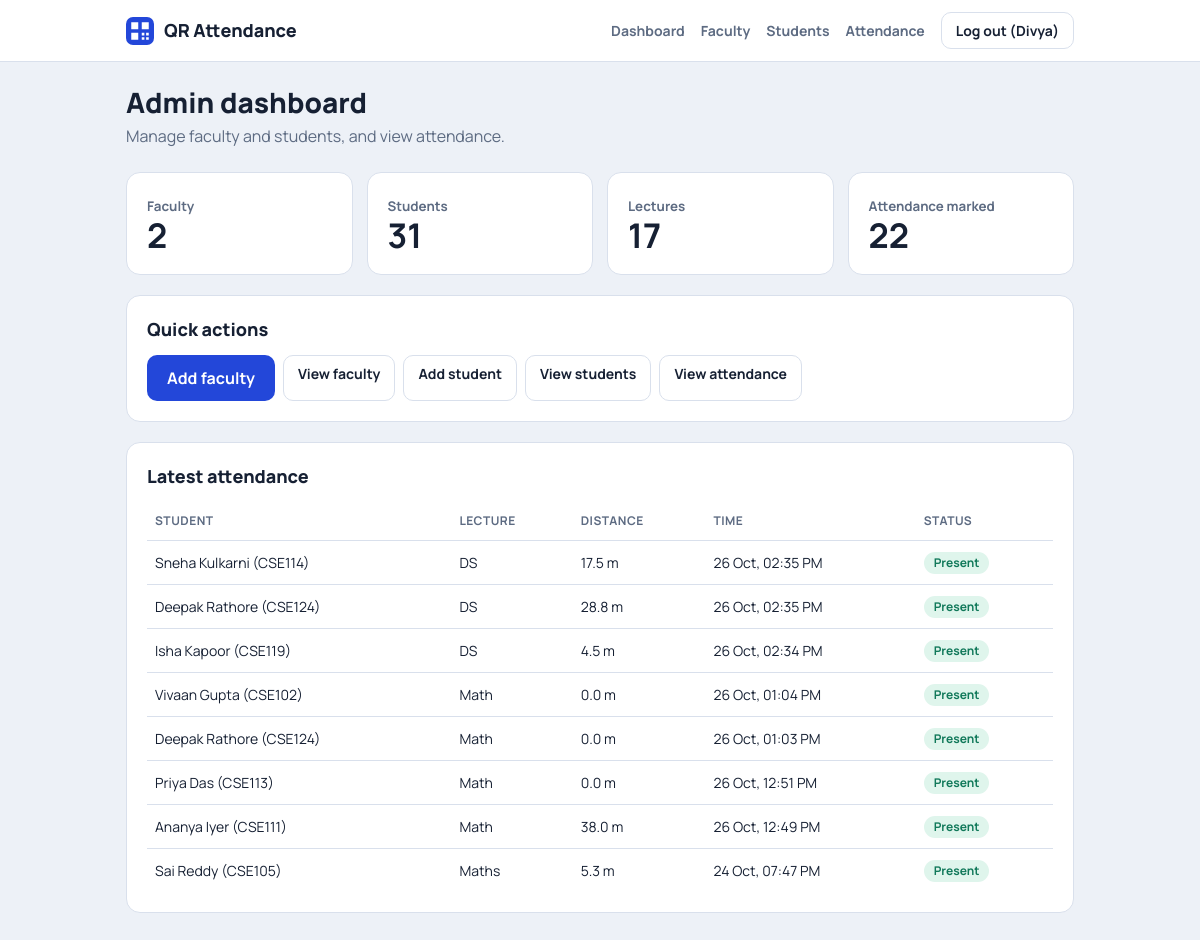
The page /panel/ (signed in) on the database its author committed.
### attendance/models.py (models this page shows, shortened)
class Attendance(models.Model):
    student = models.ForeignKey(Student, on_delete=models.CASCADE)
    session = models.ForeignKey(ClassSession, on_delete=models.CASCADE)
    marked_at = models.DateTimeField(auto_now_add=True)
    latitude = models.FloatField(null=True, blank=True)
    longitude = models.FloatField(null=True, blank=True)
    distance_m = models.FloatField(null=True, blank=True)
    class Meta:
        unique_together = ('student', 'session')

class Student(models.Model):
    user = models.OneToOneField(User, on_delete=models.CASCADE)
    roll_no = models.CharField(max_length=20, unique=True)

class ClassSession(models.Model):
    title = models.CharField(max_length=100)
    token = models.UUIDField(default=uuid.uuid4, unique=True, editable=False)
    created_by = models.ForeignKey(User, on_delete=models.CASCADE)
    created_at = models.DateTimeField(auto_now_add=True)
    expires_at = models.DateTimeField()
    room_name = models.CharField(max_length=50, blank=True, default='')
    latitude = models.FloatField(null=True, blank=True)
    longitude = models.FloatField(null=True, blank=True)
    radius_m = models.PositiveIntegerField(default=5)  # allowed distance in metres

### attendance/views.py (the view)
# urls.py: path('panel/', views.admin_home, name='admin_home'),
@admin_required
def admin_home(request):
    context = {
        'faculty_count': User.objects.filter(is_staff=True, is_superuser=False).count(),
        'student_count': Student.objects.count(),
        'session_count': ClassSession.objects.count(),
        'attendance_count': Attendance.objects.count(),
        'recent': Attendance.objects.select_related('student__user', 'session').order_by('-marked_at')[:8],
    }
    return render(request, 'attendance/admin_home.html', context)

### attendance/templates/attendance/admin_home.html (shortened to what this page needs)
{% extends 'attendance/base.html' %}
{% block content %}
<h1>Admin dashboard</h1>
<p class="sub">Manage faculty and students, and view attendance.</p>
<div class="stats">
  <div class="card"><small>Faculty</small><b>{{ faculty_count }}</b></div>
  <div class="card"><small>Students</small><b>{{ student_count }}</b></div>
  <div class="card"><small>Lectures</small><b>{{ session_count }}</b></div>
  <div class="card"><small>Attendance marked</small><b>{{ attendance_count }}</b></div>
</div>
<div class="card">
  <h2>Quick actions</h2>
  <div class="actions">
    <a class="btn" href="{% url 'faculty_add' %}">Add faculty</a>
    <a class="btn ghost" href="{% url 'faculty_list' %}">View faculty</a>
    <a class="btn ghost" href="{% url 'student_add' %}">Add student</a>
    <a class="btn ghost" href="{% url 'student_list' %}">View students</a>
    <a class="btn ghost" href="{% url 'attendance_all' %}">View attendance</a>
  </div>
</div>
<div class="card">
  <h2>Latest attendance</h2>
  <div class="scroll"><table>
    <tr><th>Student</th><th>Lecture</th><th>Distance</th><th>Time</th><th>Status</th></tr>
    {% for r in recent %}
    <tr>
      <td>{{ r.student.user.get_full_name|default:r.student.user.username }} <span class="m">({{ r.student.roll_no }})</span></td>
      <td>{{ r.session.title }}</td>
      <td>{% if r.distance_m is not None %}{{ r.distance_m|floatformat:1 }} m{% else %}-{% endif %}</td>
      <td>{{ r.marked_at|date:"d M, h:i A" }}</td>
      <td><span class="badge on">Present</span></td>
    </tr>
    {% empty %}<tr><td colspan="5" class="empty">No attendance recorded yet.</td></tr>{% endfor %}
  </table></div>
</div>
{% endblock %}

### attendance/templates/attendance/base.html (shortened to what this page needs)
<!DOCTYPE html>
<html lang="en">
<head>
</head>
<body>
  <header class="nav">
    <div class="nav-in">
      <a class="brand" href="{% url 'home' %}">
        <svg viewBox="0 0 32 32" aria-hidden="true"><rect width="32" height="32" rx="8" fill="#2347d9"/><path fill="#fff" d="M6 6h8v8H6zM18 6h8v8h-8zM6 18h8v8H6zM18 18h3v3h-3zM23 18h3v3h-3zM18 23h3v3h-3zM23 23h3v3h-3z"/></svg>
        QR Attendance
      </a>
      {% if user.is_authenticated %}
        {% if user.is_superuser %}
          <a class="link" href="{% url 'admin_home' %}">Dashboard</a>
          <a class="link" href="{% url 'faculty_list' %}">Faculty</a>
          <a class="link" href="{% url 'student_list' %}">Students</a>
          <a class="link" href="{% url 'attendance_all' %}">Attendance</a>
        {% elif user.is_staff %}
          <a class="link" href="{% url 'session_list' %}">Sessions</a>
          <a class="link" href="{% url 'faculty_students' %}">Students</a>
        {% else %}
          <a class="link" href="{% url 'my_attendance' %}">My attendance</a>
        {% endif %}
        <form method="post" action="{% url 'logout' %}">
          <button class="btn ghost">Log out ({{ user.username }})</button>
        </form>
      {% endif %}
    </div>
  </header>
  <main>
    {% block content %}{% endblock %}
  </main>
</body>
</html>

### attendance/templates/attendance/base.html (style rules this page uses)
:root { --bg:#edf1f7; --card:#fff; --ink:#162033; --muted:#5d6b82; --line:#d9e0ec; --brand:#2347d9; --brand-dark:#1a37b0; --ok:#11795a; --ok-bg:#dff5ec; --bad:#b3261e; --bad-bg:#fde8e6; --info-bg:#e4eafc; }
* { box-sizing:border-box }
body { margin:0;background:var(--bg);color:var(--ink);font-family:'Manrope',system-ui,-apple-system,'Segoe UI',Arial,sans-serif;line-height:1.5 }
a { color:var(--brand) }
.nav { background:var(--card);border-bottom:1px solid var(--line) }
.nav-in { max-width:980px;margin:0 auto;padding:12px 16px;display:flex;align-items:center;gap:16px;flex-wrap:wrap }
.brand { display:flex;align-items:center;gap:10px;font-weight:800;font-size:18px;color:var(--ink);text-decoration:none;margin-right:auto }
.brand svg { width:28px;height:28px }
.nav a.link { color:var(--muted);text-decoration:none;font-weight:700;font-size:14px }
.nav form { margin:0 }
main { max-width:980px;margin:0 auto;padding:24px 16px 48px }
h1 { font-size:28px;line-height:1.2;margin:0 0 4px;font-weight:800 }
h2 { font-size:18px;margin:0 0 12px;font-weight:800 }
.sub { color:var(--muted);margin:0 0 24px }
.card { background:var(--card);border:1px solid var(--line);border-radius:14px;padding:20px;margin-bottom:20px }
.btn { display:inline-block;background:var(--brand);color:#fff;border:0;border-radius:10px;padding:11px 20px;font:inherit;font-weight:700;cursor:pointer;text-decoration:none }
.btn.ghost { background:transparent;color:var(--ink);border:1px solid var(--line);padding:7px 14px;font-size:14px }
.badge { display:inline-block;padding:2px 10px;border-radius:99px;font-size:12px;font-weight:700 }
.badge.on { background:var(--ok-bg);color:var(--ok) }
.stats { display:grid;grid-template-columns:repeat(auto-fit,minmax(170px,1fr));gap:14px;margin-bottom:20px }
.stats .card { margin:0 }
.stats small { color:var(--muted);font-weight:700 }
.stats b { display:block;font-size:34px;line-height:1.1 }
table { width:100%;border-collapse:collapse;font-size:14px }
th,td { text-align:left;padding:10px 8px;border-top:1px solid var(--line);vertical-align:middle }
th { color:var(--muted);font-size:12px;text-transform:uppercase;letter-spacing:.04em;border-top:0 }
.scroll { overflow-x:auto }
.actions { display:flex;gap:8px;flex-wrap:wrap }

### rows shown on the page
Attendance: student.user.get_full_name "Sneha Kulkarni", student.roll_no "CSE114", session "DS", distance_m "17.5", marked_at "26 Oct, 02:35 PM"
Attendance: student.user.get_full_name "Deepak Rathore", student.roll_no "CSE124", session "DS", distance_m "28.8", marked_at "26 Oct, 02:35 PM"
Attendance: student.user.get_full_name "Isha Kapoor", student.roll_no "CSE119", session "DS", distance_m "4.5", marked_at "26 Oct, 02:34 PM"
Attendance: student.user.get_full_name "Vivaan Gupta", student.roll_no "CSE102", session "Math", distance_m "0.0", marked_at "26 Oct, 01:04 PM"
Attendance: student.user.get_full_name "Deepak Rathore", student.roll_no "CSE124", session "Math", distance_m "0.0", marked_at "26 Oct, 01:03 PM"
Attendance: student.user.get_full_name "Priya Das", student.roll_no "CSE113", session "Math", distance_m "0.0", marked_at "26 Oct, 12:51 PM"
Attendance: student.user.get_full_name "Ananya Iyer", student.roll_no "CSE111", session "Math", distance_m "38.0", marked_at "26 Oct, 12:49 PM"
Attendance: student.user.get_full_name "Sai Reddy", student.roll_no "CSE105", session "Maths", distance_m "5.3", marked_at "24 Oct, 07:47 PM"

### other values the page prints
{{ user.username }} "Divya"
{{ faculty_count }} "2"
{{ student_count }} "31"
{{ session_count }} "17"
{{ attendance_count }} "22"
